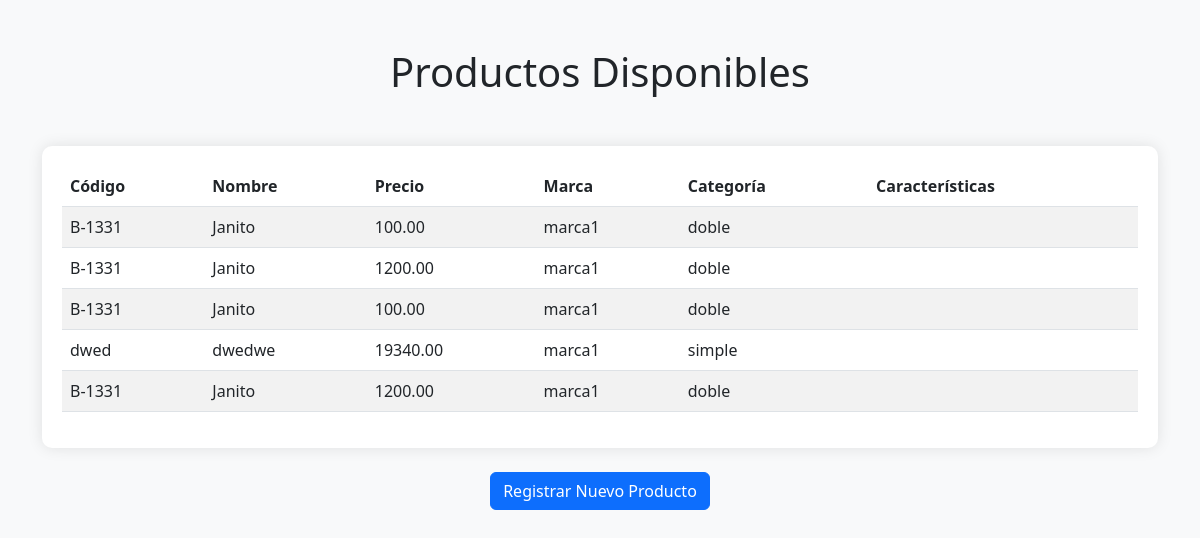
Before: / with the older database file.
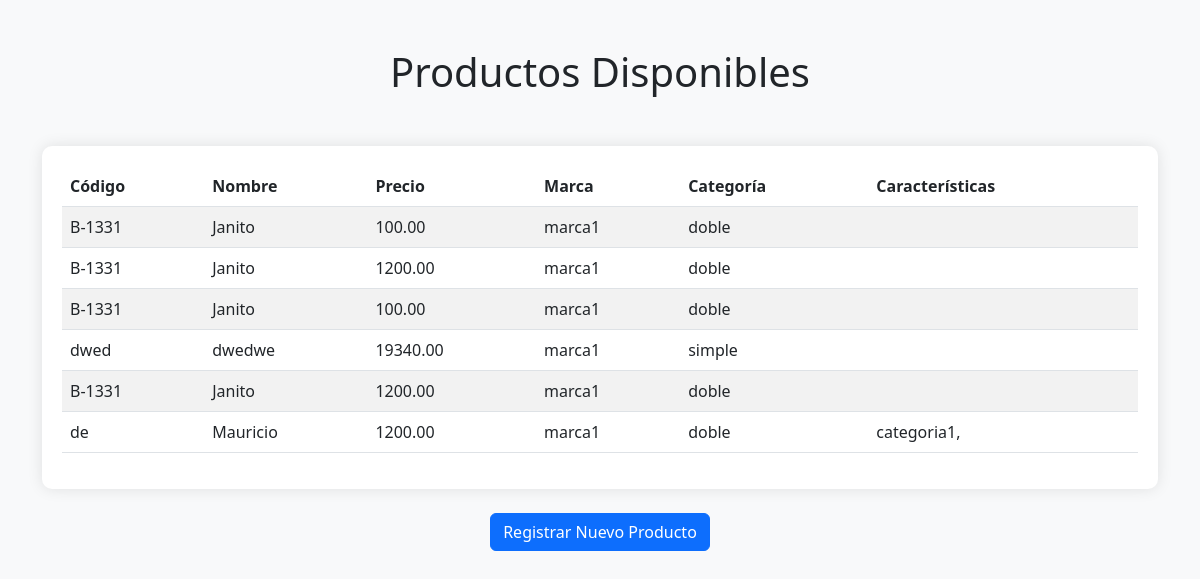
After: the same page with the newer database file.
### productos/models.py (models this page shows, shortened)
class Producto(models.Model):
    codigo = models.CharField(max_length=50)
    nombre = models.CharField(max_length=100)
    precio = models.DecimalField(max_digits=10, decimal_places=2)
    marca = models.ForeignKey(Marca, on_delete=models.CASCADE)
    categoria = models.ForeignKey(Categoria, on_delete=models.CASCADE)
    caracteristicas = models.ManyToManyField(Caracteristica)

class Marca(models.Model):
    nombre = models.CharField(max_length=100)
    def __str__(self):
        return self.nombre

class Categoria(models.Model):
    nombre = models.CharField(max_length=100)
    def __str__(self):
        return self.nombre

class Caracteristica(models.Model):
    nombre = models.CharField(max_length=100)

### productos/views.py (the view)
# urls.py: path('', views.lista_productos, name='lista_productos'),
def lista_productos(request):
    productos = Producto.objects.all()
    return render(request, 'productos/index.html', {'productos': productos})

### productos/templates/productos/index.html (shortened to what this page needs)
<!DOCTYPE html>
<html>
<head>
<link href="https://cdn.jsdelivr.net/npm/bootstrap@5.3.0/dist/css/bootstrap.min.css" rel="stylesheet">
</head>
<body>
<div class="container">
<h1 class="text-center mt-5 mb-4">Productos Disponibles</h1>
<div class="table-container">
<table class="table table-striped table-hover">
<thead>
<tr>
<th>Código</th>
<th>Nombre</th>
<th>Precio</th>
<th>Marca</th>
<th>Categoría</th>
<th>Características</th>
</tr>
</thead>
<tbody>
                    {% for producto in productos %}
<tr>
<td>{{ producto.codigo }}</td>
<td>{{ producto.nombre }}</td>
<td>{{ producto.precio }}</td>
<td>{{ producto.marca }}</td>
<td>{{ producto.categoria }}</td>
<td>
                            {% for caracteristica in producto.caracteristicas.all %}
                                {{ caracteristica.nombre }},
                            {% endfor %}
</td>
</tr>
                    {% endfor %}
</tbody>
</table>
</div>
<div class="text-center mt-4">
<a class="btn btn-primary" href="/registro/">Registrar Nuevo Producto</a>
</div>
</div>
</body>
</html>

### productos/templates/productos/index.html (style rules this page uses)
body { background-color: #f8f9fa; }
.table-container { margin-top: 50px; background-color: #fff; padding: 20px; border-radius: 10px; box-shadow: 0px 0px 15px rgba(0, 0, 0, 0.1); }
.table thead { background-color: #007bff; color: #fff; }

Changed rows visible on the page:
added Producto: codigo "de", nombre "Mauricio", precio "1200.00", marca "marca1", categoria "doble"
now on this page (row unchanged): Caracteristica: nombre "categoria1"
